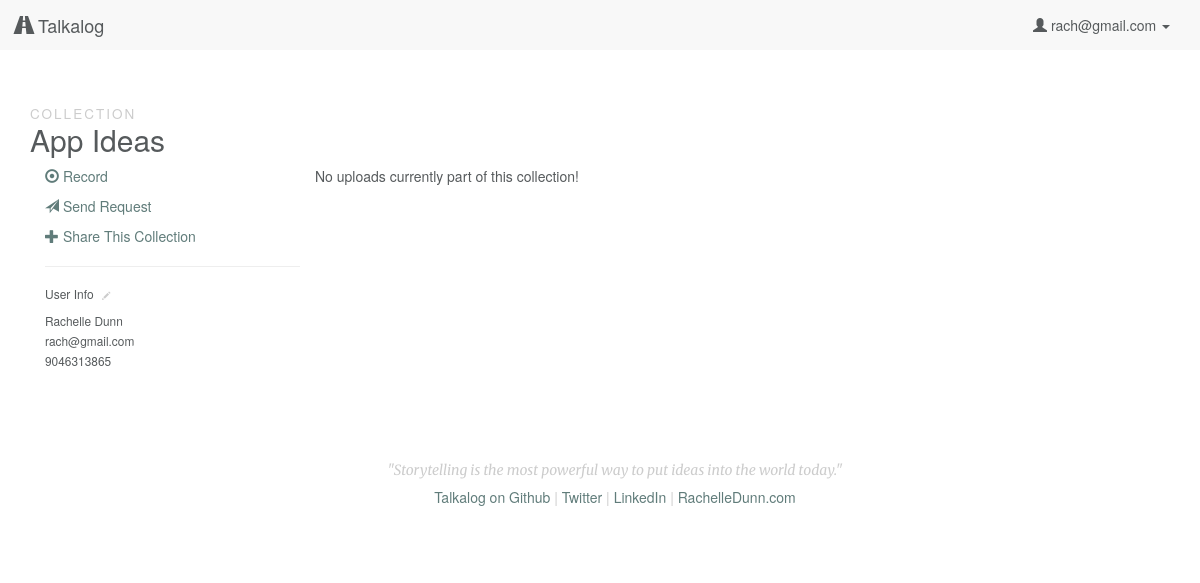
/collection/10 (signed in), run on an earlier commit of the app's database.
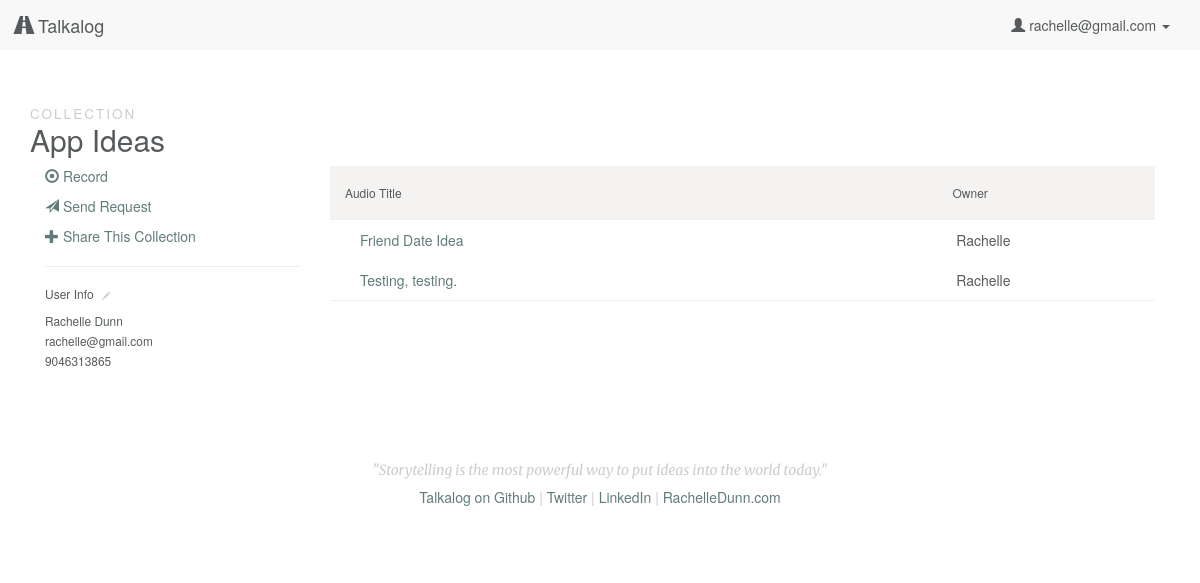
And on a later commit of the database.
### model.py (models this page shows, shortened)
class User(db.Model):
    __tablename__ = "Users"
    id = db.Column(db.Integer, autoincrement=True, primary_key=True)
    email = db.Column(db.String(100), nullable=False)
    password = db.Column(db.String(50), nullable=False)
    first_name = db.Column(db.String(50), nullable=False)
    last_name = db.Column(db.String(50), nullable=False)
    tel = db.Column(db.String, nullable=False)

class Upload(db.Model):
    __tablename__ = "Uploads"
    id = db.Column(db.Integer, autoincrement=True, primary_key=True)
    user_id = db.Column(db.Integer, db.ForeignKey('Users.id'), nullable=False)
    title = db.Column(db.String, nullable=False, default=db.func.now())
    path = db.Column(db.String(50))
    mimetype = db.Column(db.String(50), default='wav') # wav, jpg, mp3
    datetime = db.Column(db.DateTime, default=db.func.now(), onupdate=db.func.now()) # set datetime to current timestamp
    transcript = db.Column(db.Text)
    user = db.relationship("User", backref=db.backref("uploads", order_by=id))

### server.py (the view)
@app.route('/collection/<int:id>')
def collection_page(id):
	"""Show uploads and more information associated with a collection."""
	if 'email' in session:
		user_email = session['email']
		user = User.query.filter_by(email=user_email).first()
		this_collection = Collection.query.filter_by(id=id).first()
		uploads = [cu.upload for cu in this_collection.collectionsuploads]
		collectionusers = CollectionsUsers.query.filter_by(
			collection_id=id).all()
		user_permissions = []
		for u in collectionusers:
			user_permissions.append(u.user_id)
		if (this_collection.user_id == user.id) or (
			user.id in user_permissions):
			return render_template('collection.html', user=user,
				collection=this_collection, uploads=uploads)
		else:
			flash('You don\'t have access to view this page')
			return redirect('/')
	else:
		flash('You must be logged in to view this page')
		return redirect('/')

### templates/collection.html (shortened to what this page needs)
{% extends 'base.html' %}
{% block content %}
    <h2><small>Collection</small><br>{{ collection.title }}</h2>
    <div class="row">
        <div class="col-sm-3">
            <p><a href="/record"><span class="glyphicon glyphicon-record" aria-hidden="true"></span> Record</a></p>
            <p><a href="/generate"><span class="glyphicon glyphicon-send" aria-hidden="true"></span> Send Request</a></p>
            <p><a href="#" data-toggle="modal" data-target="#share-{{ collection.id }}"><span class="glyphicon glyphicon-plus" aria-hidden="true"></span> Share This Collection</a></p>
            <hr>
            <h6>User Info <a href="/edit/user"><span class="glyphicon glyphicon-pencil click-to-edit" aria-hidden="true"></span></a></h6>
            <p><small>{{ user.first_name }} {{ user.last_name }}<br>
                {{ user.email }}<br>
                {{ user.tel }}</small></p>
        </div>
        {% if uploads %}
        <div class="col-sm-9">
            <div class="file-box">
                <ul class="list-group">
                    <li class="list-group-item list-group-heading row">
                        <div class="name col-sm-6">
                            <h6>Audio Title</h6>
                        </div>
                        <div class="col-sm-3">
                        </div>
                        <div class="col-sm-3">
                            <h6>Owner</h6>
                        </div>
                    </li>
                {% for upload in uploads %}
                    <li class="list-group-item upload row">
                        <div class="col-sm-6">
                            <a href="/listen/{{ upload.id }}">{{ upload.title }}</a>
                        </div>
                        <div class="col-sm-3">
                        </div>
                        <div class="col-sm-3">
                            {{ upload.user.first_name }}
                        </div>
                    </li>
                {% endfor %}
                </ul>
            </div>
        </div>
    </div>
    {% else %}
    <p>No uploads currently part of this collection!</p>
    {% endif %}
{% endblock %}

### templates/base.html (shortened to what this page needs)
<!DOCTYPE html>
<html lang="en">
    <head>
        <link rel="stylesheet" href="https://maxcdn.bootstrapcdn.com/bootstrap/3.3.4/css/bootstrap.min.css">
        <link rel="stylesheet" href="/static/css/style.css"/>
        <link rel="stylesheet" href="https://ajax.googleapis.com/ajax/libs/jqueryui/1.11.4/themes/smoothness/jquery-ui.css"/>
    </head>
    <body>
        <nav class="navbar navbar-default">
            <div class="container-fluid">
                <div class="navbar-header">
                    <a class="navbar-brand" href="/"><span class="glyphicon glyphicon-road" aria-hidden="true"></span> Talkalog</a>
                </div>
                <div class="collapse navbar-collapse" id="bs-example-navbar-collapse-1">
                    <ul class="nav navbar-nav navbar-right">
                    {% if 'email' in session %}
                        <li class="dropdown">
                        <a href="#" class="dropdown-toggle" data-toggle="dropdown" role="button" aria-expanded="false"><span class="glyphicon glyphicon-user" aria-hidden="true"></span> {{ session['email'] }} <span class="caret"></span></a>
                        </li>
                    {% else %}
                        <li><a href="/login">Login</a></li>
                        <li><a href="/signup">Sign Up</a></li>
                    {% endif %}
                    </ul>
                </div>
            </div>
        </nav>
        <div class="container">
            {% block content %}{% endblock %}
        </div>
        <div class="container">
            <footer class="footer">
                <p>"Storytelling is the most powerful way to put ideas into the world today."</p>
                <h5><a href="http://github.com/rachelledunn/talkalog" target="_blank">Talkalog on Github</a> | <a href="http://twitter.com/rchdnn" target="_blank">Twitter</a> | <a href="http://linkedin.com/in/rachelledunn" target="_blank">LinkedIn</a> | <a href="http://rachelledunn.com/" target="_blank">RachelleDunn.com</a></h5>
            </footer>
        </div>
    </body>
</html>

What changed in the data, as far as the page shows it:
changed User "Rachelle": email "rach@gmail.com" → "rachelle@gmail.com"
now on this page (row edited): Upload: title "Friend Date Idea", user.first_name "Rachelle"
now on this page (row unchanged): Upload: title "Testing, testing.", user.first_name "Rachelle"
Also different on the page:
text no longer shown: "No uploads currently part of this collection!"
text now shown: "Audio Title Owner"
